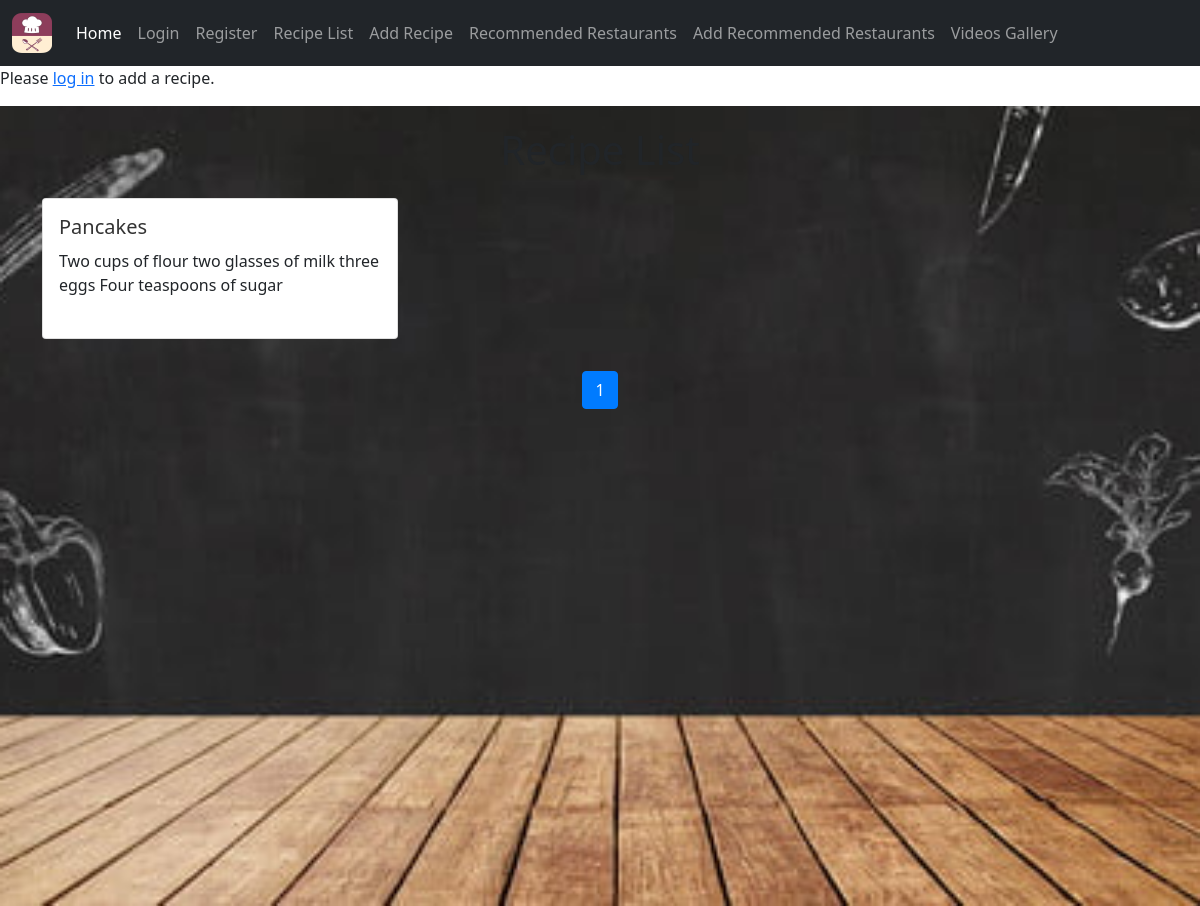
Before: /goodmeal/list/?pg=2 with the older database file.
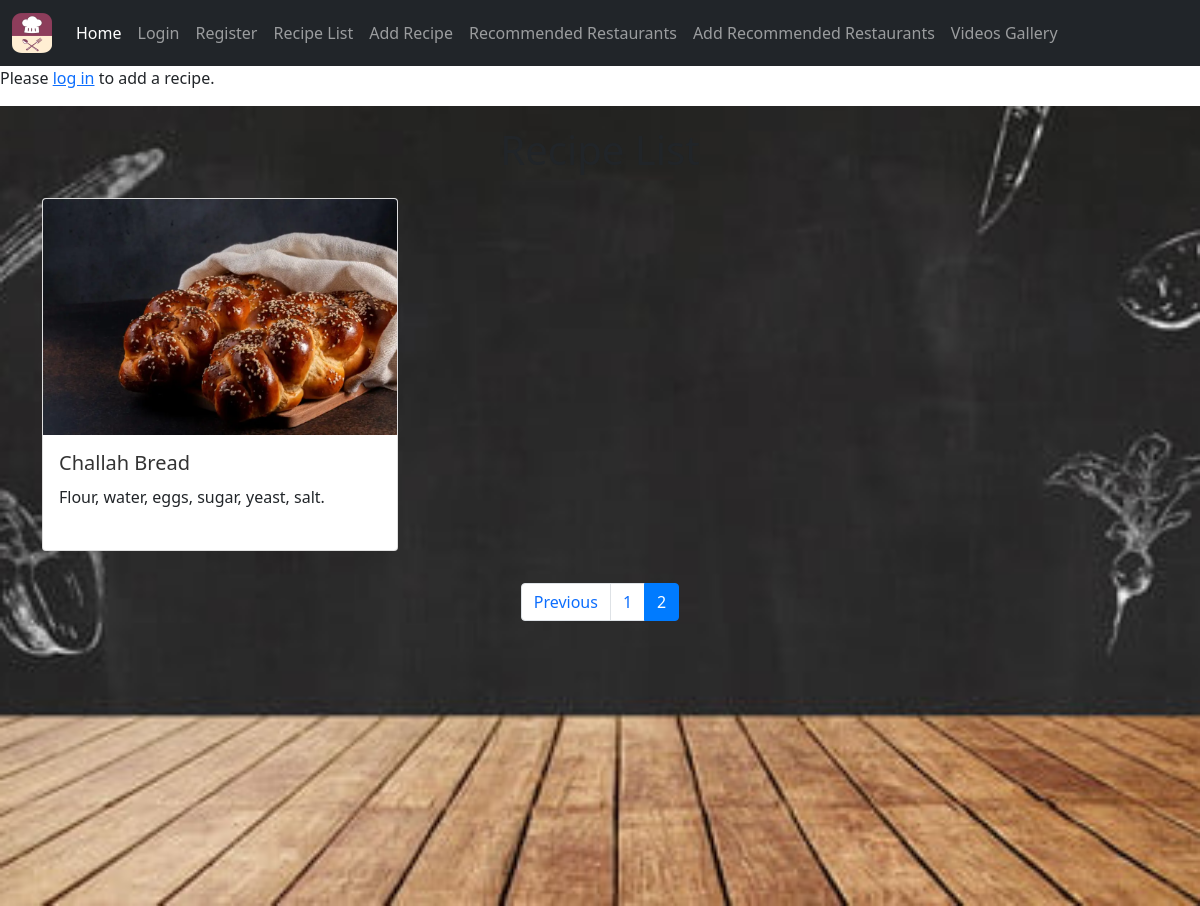
After: the same page with the newer database file.
### goodmeal_app/models.py (models this page shows)
class Recipe(models.Model):
    recipe = models.CharField(max_length=30, null=True, blank=True)
    composites = models.TextField()  # Keep as TextField for now, consider JSONField later
    instructions = models.TextField()
    image = models.ImageField(upload_to='recipes/', null=True, blank=True)  # Add this field
    created_by = models.ForeignKey(User, on_delete=models.CASCADE, related_name='recipes', default=1)

### goodmeal_app/views.py (the view)
# urls.py: path('list/',views.recipe_list, name='recipe_list'),
def recipe_list(request):
    if request.method == "POST":
        form = RecipeForm(request.POST)
        if form.is_valid():
            form.save()
            messages.success(request, "New recipe added!")
            return redirect('recipe_list')
    else:
        form = RecipeForm()
    all_recipes = Recipe.objects.all()
    paginator = Paginator(all_recipes, 6)  # Paginate by 5 recipes per page
    page = request.GET.get('pg')
    all_recipes = paginator.get_page(page)
    return render(request, 'recipe_list.html', {'all_recipes': all_recipes, 'form': form})

### templates/recipe_list.html (shortened to what this page needs)
{% extends "base.html" %}
{% load static %}
{% block content %}
<div class="action-container">
 {% if user.is_authenticated %}
 <div class="add-restaurant-button">
 <a href="{% url 'add_recipe' %}" class="btn btn-primary add-button">Add Recipe</a>
 </div>
 {% else %}
 <p>Please <a href="{% url 'login' %}">log in</a> to add a recipe.</p>
 {% endif %}
</div>
<div class="recipe-list-background">
 <div class="container">
 <h1 class="text-center mb-4">Recipe List</h1>
 <div class="row">
 {% for recipe in all_recipes %}
 <div class="col-md-4 mb-3">
 <div class="card h-100">
 <a href="{% url 'recipe_detail' recipe.id %}">
 {% if recipe.image %}
 <img src="{{ recipe.image.url }}" class="card-img-top" alt="{{ recipe.recipe }}">
 {% endif %}
 </a>
 <div class="card-body">
 <h5 class="card-title">
 <a href="{% url 'recipe_detail' recipe.id %}">{{ recipe.recipe }}</a>
 </h5>
 <p class="card-text">{{ recipe.composites|truncatewords:15 }}</p>
 </div>
 </div>
 </div>
 {% endfor %}
 </div>
 <div class="mt-3">
 <nav>
 <ul class="pagination justify-content-center">
 {% if all_recipes.has_previous %}
 <li class="page-item"><a class="page-link" href="?pg={{ all_recipes.previous_page_number }}">Previous</a></li>
 {% endif %}
 {% for num in all_recipes.paginator.page_range %}
 <li class="page-item {% if all_recipes.number == num %}active{% endif %}">
 <a class="page-link" href="?pg={{ num }}">{{ num }}</a>
 </li>
 {% endfor %}
 </ul>
 </nav>
 </div>
 </div>
</div>
{% endblock content %}

### templates/base.html (shortened to what this page needs)
{% load static %}
<!doctype html>
<html lang="en">
  <head>
    <link href="https://cdn.jsdelivr.net/npm/bootstrap@5.1.3/dist/css/bootstrap.min.css" rel="stylesheet">
  </head>
  <body>
    <nav class="navbar navbar-expand-lg navbar-dark bg-dark">
        <div class="container-fluid">
          <a class="navbar-brand" href="#">
            <img src="{% static 'images/logo.png' %}" height="40px" width="40px" alt="Good Meal">
          </a>
          <div class="collapse navbar-collapse" id="navbarNav">
            <ul class="navbar-nav">
              <li class="nav-item">
                <a class="nav-link active" aria-current="page" href="{% url 'index' %}">Home</a>
              </li>
              {% if user.is_authenticated %}
                <li class="nav-item">
                  <span class="nav-link">Welcome, {{ user.username }}!</span>
                </li>
                <li class="nav-item">
                  <a class="nav-link" href="{% url 'custom_logout' %}">Logout</a>
                </li>
              {% else %}
                <li class="nav-item">
                  <a class="nav-link" href="{% url 'login' %}">Login</a>
                </li>
                <li class="nav-item">
                  <a class="nav-link" href="{% url 'register' %}">Register</a>
                </li>
              {% endif %}
              <li class="nav-item">
                <a class="nav-link" href="{% url 'recipe_list' %}">Recipe List</a>
              </li>
              <li class="nav-item">
                <a class="nav-link" href="{% url 'add_recipe' %}">Add Recipe</a>
              </li>
              <li class="nav-item">
                <a class="nav-link" href="{% url 'recommended_restaurant_list' %}">Recommended Restaurants</a>
              </li>
              <li class="nav-item">
                <a class="nav-link" href="{% url 'add_recommended_restaurant' %}"> Add Recommended Restaurants</a>
              </li>
              <li class="nav-item">
                <a class="nav-link" href="{% url 'videos' %}">Videos Gallery</a>
              </li>
            </ul>
          </div>
        </div>
      </nav>
      {% block content %}{% endblock %}
  </body>
</html>

Changed rows visible on the page:
no longer on this page (row edited): Recipe: recipe "Pancakes", composites "Two cups of flour two glasses of milk three eggs Four teaspoons of sugar"
added Recipe: image (picture), recipe "Challah Bread", composites "Flour, water, eggs, sugar, yeast, salt."
Other visible differences:
text now shown: "Previous"
new list line: "2"
